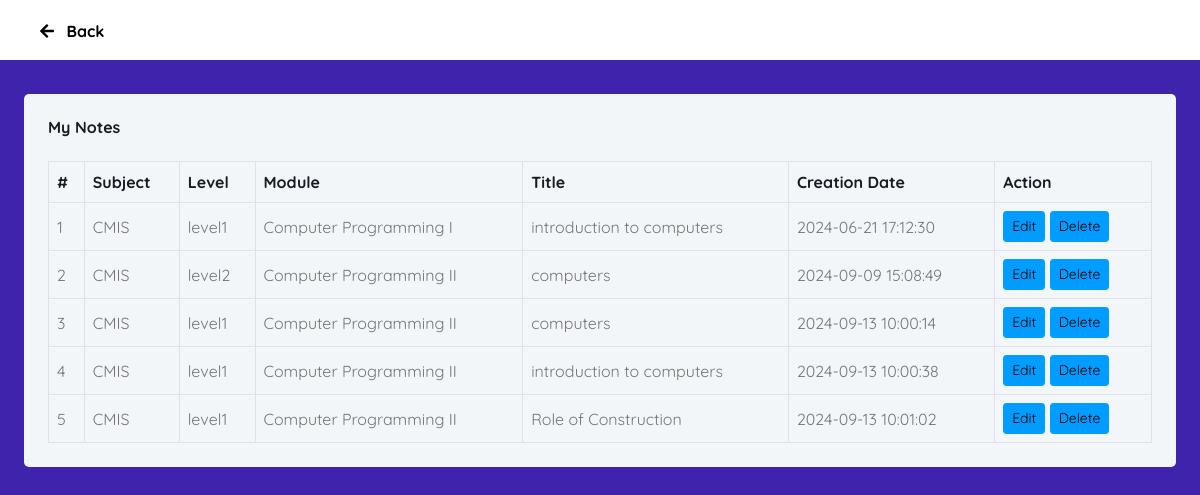
/mynotes.php (signed in), run on the app's committed database.
### tables this page shows
CREATE TABLE `notes` (
  `id` int(5) NOT NULL,
  `UserID` int(5) DEFAULT NULL,
  `Module` varchar(250) DEFAULT NULL,
  `Title` varchar(250) DEFAULT NULL,
  `Description` longtext DEFAULT NULL,
  `File` varchar(250) DEFAULT NULL,
  `CreationDate` timestamp NULL DEFAULT current_timestamp(),
  `Subject` varchar(250) DEFAULT NULL,
  `Level` varchar(250) DEFAULT NULL
);

### mynotes.php (the view, shortened to what this page needs)
<?php
include('includes/dbconn.php');
if (strlen($_SESSION['eid']==0)) {
  header('location:logout.php');
  } else{
?>
<!DOCTYPE html>
<html lang="en">
<head>
    <link href="https://cdnjs.cloudflare.com/ajax/libs/font-awesome/5.10.0/css/all.min.css" rel="stylesheet">
    <link href="https://cdn.jsdelivr.net/npm/bootstrap-icons@1.4.1/font/bootstrap-icons.css" rel="stylesheet">
    <link href="lib/owlcarousel/assets/owl.carousel.min.css" rel="stylesheet">
    <link href="lib/tempusdominus/css/tempusdominus-bootstrap-4.min.css" rel="stylesheet" />
    <link href="assets/css/bootstrap/bootstrap.min.css" rel="stylesheet">
    <link href="assets/css/bootstrap/style.css" rel="stylesheet">
</head>
<body>
<nav class="navbar">
      <div class="navbar-container">
        <ul class="nav-links">
        <li><a href="home.php"><i class="fas fa-arrow-left"></i> Back</a></li>
        </ul>
      </div>
    </nav>
    <div class="container-fluid position-relative bg-white d-flex p-0">
        <div class="content">
                    <div class="container-fluid pt-4 px-4">
                <div class="bg-light text-center rounded p-4">
                    <div class="d-flex align-items-center justify-content-between mb-4">
                        <h6 class="mb-0">My Notes</h6>
                    </div>
                    <div class="table-responsive">
                        <table class="table text-start align-middle table-bordered table-hover mb-0">
                            <thead>
                                <tr class="text-dark">
                                    <th scope="col">#</th>
                                    <th scope="col">Subject</th>
                                    <th scope="col">Level</th>
                                    <th scope="col">Module</th>
                                    <th scope="col">Title</th>
                                    <th scope="col">Creation Date</th>
                                    <th scope="col">Action</th>
                                </tr>
                            </thead>
                            <tbody>
                                <tr>
                                    <?php
                                    $eid=$_SESSION['eid'];
$sql="SELECT * from notes where UserID=:eid";
$query = $dbh -> prepare($sql);
$query->bindParam(':eid',$eid,PDO::PARAM_STR);
$query->execute();
$results=$query->fetchAll(PDO::FETCH_OBJ);
$cnt=1;
if($query->rowCount() > 0)
{
foreach($results as $row)
{               ?>
                                    <td><?php echo htmlentities($cnt);?></td>
                                    <td><?php  echo htmlentities($row->Subject);?></td>
                                    <td><?php echo htmlentities($row->Level ?? ''); ?></td>
                                    <td><?php  echo htmlentities($row->Module);?></td>
                                    <td><?php  echo htmlentities($row->Title);?></td>
                                    <td><?php  echo htmlentities($row->CreationDate);?></td>
                                    <td>
                                        <a class="btn btn-sm btn-primary" href="editnotes.php?editid=<?php echo htmlentities ($row->id);?>">Edit</a>
                                    <a class="btn btn-sm btn-primary" href="mynotes.php?delid=<?php echo ($row->id);?>"  onclick="return confirm('Do you really want to Delete ?');">Delete</a>
                                </td>
                                </tr><?php $cnt=$cnt+1;}} ?>
                            </tbody>
                        </table>
                    </div>
                </div>
            </div>
        </div>
    </div>
</body>
</html><?php }  ?>

### mynotes.php (style rules this page uses)
.navbar { background-color: #fff; padding: 10px 20px; position: fixed; width: 100%; top: 0; left: 0; z-index: 1000; height:60px; }
.navbar-container { display: flex; align-items: center; width: 100%; justify-content: flex-start; }
.nav-links { list-style: none; display: flex; margin: 0; padding: 0; }
.nav-links li { margin-left: 20px; font-weight:40px; }
.nav-links li:first-child { margin-left: 0; font-weight: bold; font-size: 1.1rem; padding-left:20px; }
.nav-links li a { color: #000; text-decoration: none; font-size: 1rem; }
.nav-links li a i { margin-right: 8px; }

### data on the page
notes: Subject "CMIS", Level "level1", Module "Computer Programming I", Title "introduction to computers", CreationDate "2024-06-21 17:12:30"
notes: Subject "CMIS", Level "level2", Module "Computer Programming II", Title "computers", CreationDate "2024-09-09 15:08:49"
notes: Subject "CMIS", Level "level1", Module "Computer Programming II", Title "computers", CreationDate "2024-09-13 10:00:14"
notes: Subject "CMIS", Level "level1", Module "Computer Programming II", Title "introduction to computers", CreationDate "2024-09-13 10:00:38"
notes: Subject "CMIS", Level "level1", Module "Computer Programming II", Title "Role of Construction", CreationDate "2024-09-13 10:01:02"
